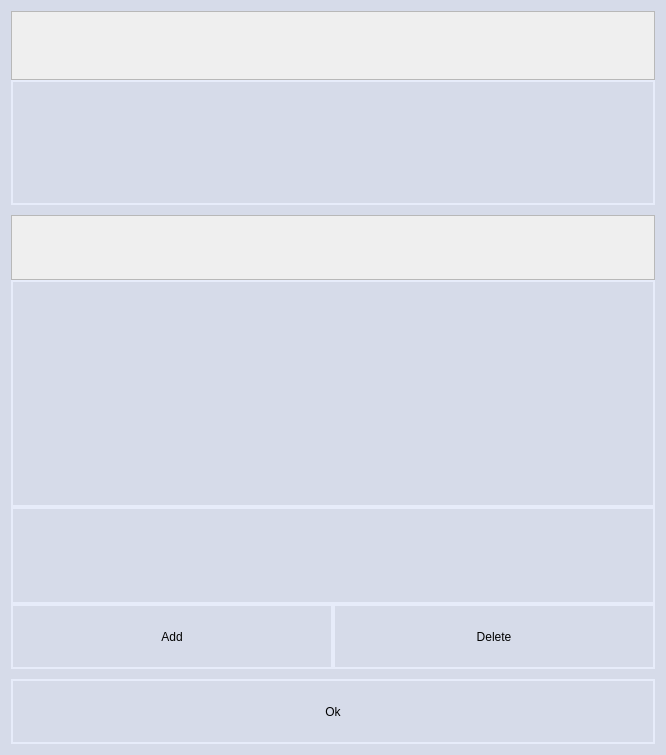
<?xml version="1.0" encoding="UTF-8"?>
<ui version="4.0">
 <class>Dialog</class>
 <widget class="QDialog" name="Dialog">
  <property name="geometry">
   <rect>
    <x>0</x>
    <y>0</y>
    <width>666</width>
    <height>755</height>
   </rect>
  </property>
  <property name="windowTitle">
   <string>Anisotropy window</string>
  </property>
  <property name="styleSheet">
   <string notr="true">QDialog{
background: rgb(214, 219, 233,255);
}

QListView{
background: rgb(214, 219, 233,255);
border: 2px solid rgb(231, 236, 250, 255);
}

QPushButton:hover{
background: rgb(255, 255, 191,255);
border:  2px solid rgb(255, 170, 0,255);
}

QPushButton{
border:  2px solid rgb(231, 236, 250, 255);;
background: rgb(214, 219, 233,255);
}

QTableWidget{
background: rgb(214, 219, 233,255);
border: 2px solid rgb(231, 236, 250, 255);
}

QHeaderView::section{
background-color: rgb(235, 241, 255, 255);
}
</string>
  </property>
  <layout class="QGridLayout" name="gridLayout">
   <item row="0" column="0">
    <layout class="QVBoxLayout" name="verticalLayout_3" stretch="3,7,1">
     <property name="spacing">
      <number>10</number>
     </property>
     <item>
      <layout class="QVBoxLayout" name="verticalLayout" stretch="5,9">
       <property name="spacing">
        <number>0</number>
       </property>
       <item>
        <widget class="QTextEdit" name="textEditHexagonal">
         <property name="enabled">
          <bool>false</bool>
         </property>
         <property name="sizePolicy">
          <sizepolicy hsizetype="Ignored" vsizetype="Ignored">
           <horstretch>0</horstretch>
           <verstretch>0</verstretch>
          </sizepolicy>
         </property>
        </widget>
       </item>
       <item>
        <widget class="CustomTableWidget" name="tableWidgetHexagonal">
         <property name="sizePolicy">
          <sizepolicy hsizetype="Ignored" vsizetype="Ignored">
           <horstretch>0</horstretch>
           <verstretch>0</verstretch>
          </sizepolicy>
         </property>
        </widget>
       </item>
      </layout>
     </item>
     <item>
      <layout class="QVBoxLayout" name="verticalLayout_2" stretch="2,7,3,2">
       <property name="spacing">
        <number>0</number>
       </property>
       <item>
        <widget class="QTextEdit" name="textEditUniaxial">
         <property name="enabled">
          <bool>false</bool>
         </property>
         <property name="sizePolicy">
          <sizepolicy hsizetype="Ignored" vsizetype="Ignored">
           <horstretch>0</horstretch>
           <verstretch>0</verstretch>
          </sizepolicy>
         </property>
        </widget>
       </item>
       <item>
        <widget class="QListView" name="listViewUniaxial">
         <property name="sizePolicy">
          <sizepolicy hsizetype="Ignored" vsizetype="Ignored">
           <horstretch>0</horstretch>
           <verstretch>0</verstretch>
          </sizepolicy>
         </property>
        </widget>
       </item>
       <item>
        <widget class="CustomTableWidget" name="tableWidgetUniaxial">
         <property name="sizePolicy">
          <sizepolicy hsizetype="Ignored" vsizetype="Ignored">
           <horstretch>0</horstretch>
           <verstretch>0</verstretch>
          </sizepolicy>
         </property>
         <property name="styleSheet">
          <string notr="true"/>
         </property>
        </widget>
       </item>
       <item>
        <layout class="QHBoxLayout" name="horizontalLayout">
         <property name="spacing">
          <number>0</number>
         </property>
         <item>
          <widget class="QPushButton" name="addButton">
           <property name="sizePolicy">
            <sizepolicy hsizetype="Ignored" vsizetype="Ignored">
             <horstretch>0</horstretch>
             <verstretch>0</verstretch>
            </sizepolicy>
           </property>
           <property name="text">
            <string>Add</string>
           </property>
          </widget>
         </item>
         <item>
          <widget class="QPushButton" name="deleteButton">
           <property name="sizePolicy">
            <sizepolicy hsizetype="Ignored" vsizetype="Ignored">
             <horstretch>0</horstretch>
             <verstretch>0</verstretch>
            </sizepolicy>
           </property>
           <property name="text">
            <string>Delete</string>
           </property>
          </widget>
         </item>
        </layout>
       </item>
      </layout>
     </item>
     <item>
      <widget class="QPushButton" name="pushButtonOk">
       <property name="sizePolicy">
        <sizepolicy hsizetype="Ignored" vsizetype="Ignored">
         <horstretch>0</horstretch>
         <verstretch>0</verstretch>
        </sizepolicy>
       </property>
       <property name="text">
        <string>Ok</string>
       </property>
      </widget>
     </item>
    </layout>
   </item>
  </layout>
 </widget>
 <customwidgets>
  <customwidget>
   <class>CustomTableWidget</class>
   <extends>QTableWidget</extends>
   <header>CustomTableWidget.h</header>
  </customwidget>
 </customwidgets>
 <resources/>
 <connections/>
 <slots>
  <slot>on_add_clicked()</slot>
  <slot>on_delete_clicked()</slot>
  <slot>on_ok_clicked()</slot>
 </slots>
</ui>
